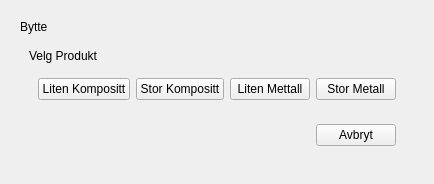
      <widget class="QWidget" name="ChooseProductPage">
       <layout class="QHBoxLayout" name="horizontalLayout_6">
        <item>
         <widget class="CDPBaseContainer" name="cdpBaseContainer_3">
          <layout class="QVBoxLayout" name="verticalLayout_6">
           <item>
            <widget class="CDPBaseLabel" name="cdpBaseLabel_7">
             <property name="text">
              <string>Bytte</string>
             </property>
            </widget>
           </item>
           <item>
            <widget class="QWidget" name="widget_3" native="true">
             <layout class="QVBoxLayout" name="verticalLayout_5">
              <item>
               <widget class="CDPBaseLabel" name="cdpBaseLabel_6">
                <property name="text">
                 <string>Velg Produkt</string>
                </property>
               </widget>
              </item>
              <item>
               <widget class="QWidget" name="widget_4" native="true">
                <layout class="QHBoxLayout" name="horizontalLayout_11">
                 <item>
                  <widget class="CDPBaseButton" name="cdpBaseButton_21">
                   <property name="text">
                    <string>Liten Kompositt</string>
                   </property>
                   <property name="svgFile">
                    <string>:/themes/cdp_light/buttons/buttonPlain.svg</string>
                   </property>
                   <property name="cdpCheckedRouting" stdset="0">
                    <string/>
                   </property>
                   <property name="cdpPressedRouting" stdset="0">
                    <string>PropanAutomatGui.ModbusSlaveTCP.WagoWriteCoilsDI.8-DI0.DI0.Value</string>
                   </property>
                  </widget>
                 </item>
                 <item>
                  <widget class="CDPBaseButton" name="cdpBaseButton_20">
                   <property name="text">
                    <string>Stor Kompositt</string>
                   </property>
                   <property name="svgFile">
                    <string>:/themes/cdp_light/buttons/buttonPlain.svg</string>
                   </property>
                   <property name="cdpCheckedRouting" stdset="0">
                    <string/>
                   </property>
                   <property name="cdpPressedRouting" stdset="0">
                    <string>PropanAutomatGui.ModbusSlaveTCP.WagoWriteCoilsDI.8-DI0.DI1.Value</string>
                   </property>
                  </widget>
                 </item>
                 <item>
                  <widget class="CDPBaseButton" name="cdpBaseButton_19">
                   <property name="text">
                    <string>Liten Mettall</string>
                   </property>
                   <property name="svgFile">
                    <string>:/themes/cdp_light/buttons/buttonPlain.svg</string>
                   </property>
                   <property name="cdpCheckedRouting" stdset="0">
                    <string/>
                   </property>
                   <property name="cdpPressedRouting" stdset="0">
                    <string>PropanAutomatGui.ModbusSlaveTCP.WagoWriteCoilsDI.8-DI0.DI2.Value</string>
                   </property>
                  </widget>
                 </item>
                 <item>
                  <widget class="CDPBaseButton" name="cdpBaseButton_18">
                   <property name="text">
                    <string>Stor Metall</string>
                   </property>
                   <property name="svgFile">
                    <string>:/themes/cdp_light/buttons/buttonPlain.svg</string>
                   </property>
                   <property name="cdpCheckedRouting" stdset="0">
                    <string/>
                   </property>
                   <property name="cdpPressedRouting" stdset="0">
                    <string>PropanAutomatGui.ModbusSlaveTCP.WagoWriteCoilsDI.8-DI0.DI3.Value</string>
                   </property>
                  </widget>
                 </item>
                </layout>
               </widget>
              </item>
              <item>
               <widget class="QWidget" name="widget_5" native="true">
                <property name="maximumSize">
                 <size>
                  <width>16777215</width>
                  <height>42</height>
                 </size>
                </property>
                <layout class="QHBoxLayout" name="horizontalLayout_10">
                 <item>
                  <spacer name="horizontalSpacer_2">
                   <property name="orientation">
                    <enum>Qt::Horizontal</enum>
                   </property>
                   <property name="sizeHint" stdset="0">
                    <size>
                     <width>40</width>
                     <height>20</height>
                    </size>
                   </property>
                  </spacer>
                 </item>
                 <item>
                  <widget class="CDPBaseButton" name="cdpBaseButton_8">
                   <property name="text">
                    <string>Avbryt</string>
                   </property>
                   <property name="svgFile">
                    <string>:/themes/cdp_light/buttons/buttonPlain.svg</string>
                   </property>
                   <property name="cdpCheckedRouting" stdset="0">
                    <string/>
                   </property>
                   <property name="cdpPressedRouting" stdset="0">
                    <string>PropanAutomatGui.ModbusSlaveTCP.WagoWriteCoilsDI.8-DI0.DI5.Value</string>
                   </property>
                  </widget>
                 </item>
                </layout>
               </widget>
              </item>
             </layout>
            </widget>
           </item>
          </layout>
         </widget>
        </item>
       </layout>
      </widget>
